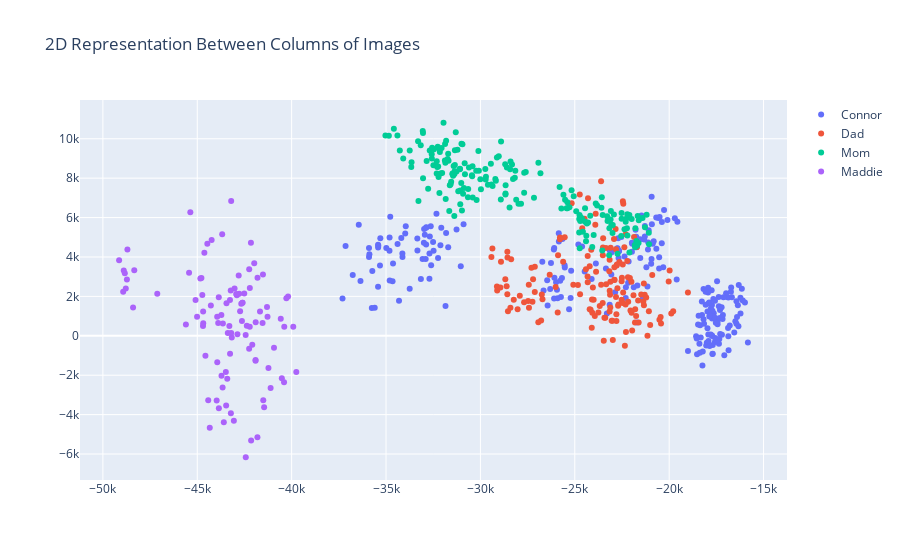

Notebook cell for this chart:
### Code cell
fig_col = go.Figure([go.Scatter(x=connor_col[0,:],y=connor_col[1,:],mode='markers',name="Connor")])
fig_col.add_trace(go.Scatter(x=dad_col[0,:],y=dad_col[1,:],mode='markers',name="Dad"))
fig_col.add_trace(go.Scatter(x=mom_col[0,:],y=mom_col[1,:],mode='markers',name="Mom"))
fig_col.add_trace(go.Scatter(x=maddie_col[0,:],y=maddie_col[1,:],mode='markers',name="Maddie"))
fig_col.update_layout(title="2D Representation Between Columns of Images")
